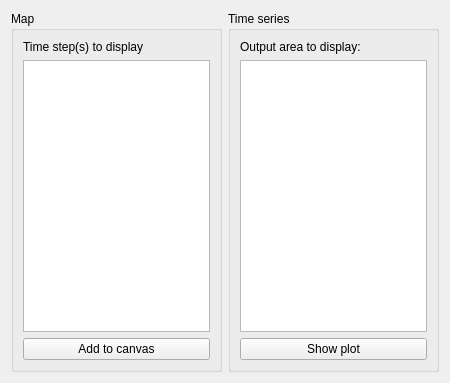
<?xml version="1.0" encoding="UTF-8"?>
<ui version="4.0">
 <class>Visualise</class>
 <widget class="QWidget" name="Visualise">
  <property name="geometry">
   <rect>
    <x>0</x>
    <y>0</y>
    <width>450</width>
    <height>383</height>
   </rect>
  </property>
  <property name="windowTitle">
   <string>Visualise results</string>
  </property>
  <layout class="QGridLayout" name="gridLayout_7">
   <item row="0" column="0">
    <widget class="QGroupBox" name="groupBox_2">
     <property name="title">
      <string>Map</string>
     </property>
     <layout class="QGridLayout" name="gridLayout">
      <item row="0" column="0">
       <layout class="QGridLayout" name="gridLayout_3">
        <item row="1" column="0">
         <widget class="QListWidget" name="lstTimes">
          <property name="alternatingRowColors">
           <bool>true</bool>
          </property>
          <property name="selectionMode">
           <enum>QAbstractItemView::MultiSelection</enum>
          </property>
         </widget>
        </item>
        <item row="0" column="0">
         <widget class="QLabel" name="label_2">
          <property name="text">
           <string>Time step(s) to display</string>
          </property>
         </widget>
        </item>
       </layout>
      </item>
      <item row="1" column="0">
       <widget class="QPushButton" name="cmdAddMap">
        <property name="text">
         <string>Add to canvas</string>
        </property>
       </widget>
      </item>
     </layout>
    </widget>
   </item>
   <item row="0" column="1">
    <widget class="QGroupBox" name="groupBox">
     <property name="title">
      <string>Time series</string>
     </property>
     <layout class="QGridLayout" name="gridLayout_6">
      <item row="0" column="0">
       <layout class="QGridLayout" name="gridLayout_4">
        <item row="0" column="0">
         <widget class="QLabel" name="label_4">
          <property name="text">
           <string>Output area to display:</string>
          </property>
         </widget>
        </item>
        <item row="1" column="0">
         <widget class="QListWidget" name="lstAreas">
          <property name="selectionMode">
           <enum>QAbstractItemView::SingleSelection</enum>
          </property>
         </widget>
        </item>
        <item row="2" column="0">
         <widget class="QPushButton" name="cmdTimeseries">
          <property name="text">
           <string>Show plot</string>
          </property>
         </widget>
        </item>
       </layout>
      </item>
     </layout>
    </widget>
   </item>
  </layout>
 </widget>
 <resources/>
 <connections/>
</ui>
